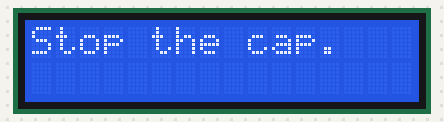
Bench run of a program on a simulated Raspberry Pi Pico running MicroPython. Parts: 16×2 character LCD. Library files of the repository ran but are not shown: lcd_api.py, i2c_lcd.py. At 1.1 s the program stops and its outputs stay as they are.

Above: at 1.1 s.

The program:

lcd_code.py
```python
import time
from machine import Pin,I2C
from lcd_api import LcdApi
from i2c_lcd import I2cLcd

I2C_ADDR     = 0x27
I2C_NUM_ROWS = 2
I2C_NUM_COLS = 16

i2c = I2C(0, sda=Pin(0), scl=Pin(1), freq=400000)
lcd = I2cLcd(i2c, I2C_ADDR, I2C_NUM_ROWS, I2C_NUM_COLS)
time.sleep(1)
lcd.clear()
lcd.move_to(0, 0)
lcd.putstr("Stop the cap.")
```
